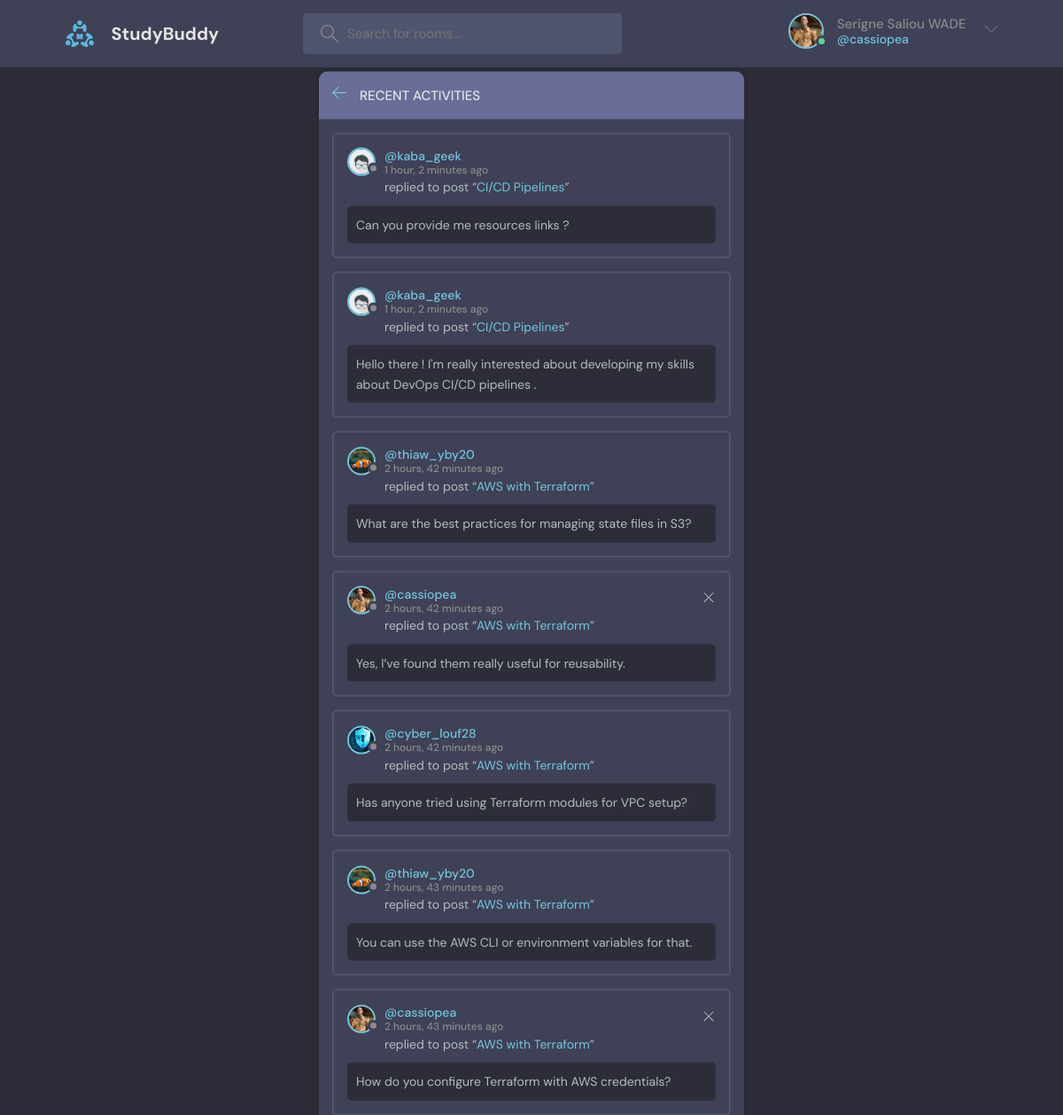
Screenshot of /activities (signed in) with the database file from the repository.
### base/models.py (models this page shows, shortened)
class User ( AbstractUser ) :
    name = models.CharField ( max_length = 200 , null = True, blank = True )
    email = models.EmailField ( unique = True , null = True , blank = False )
    bio = models.TextField ( blank = True , null = True )
    avatar = models.ImageField ( null = True , blank = True , default = "avatar.svg" )
    USERNAME_FIELD = "email"
    REQUIRED_FIELDS = [ ]

class Message ( models.Model ) :
    sender = models.ForeignKey ( User , on_delete = models.CASCADE )
    room = models.ForeignKey ( Room , on_delete = models.CASCADE )
    body = models.TextField ( )
    created = models.DateTimeField ( auto_now_add = True )
    updated = models.DateTimeField ( auto_now = True )
    class Meta :
        ordering = [ "-updated" , "-created" ]

class Room ( models.Model ) :
    host = models.ForeignKey ( User , on_delete = models.SET_NULL , null = True )
    participants = models.ManyToManyField ( User , related_name = "participants" , blank = True )
    topic = models.ForeignKey ( Topic , on_delete = models.SET_NULL , null = True )
    name = models.CharField ( max_length = 75 )
    description = models.TextField ( null = True , blank = True )
    created = models.DateTimeField ( auto_now_add = True )
    updated = models.DateTimeField ( auto_now = True )
    class Meta :
        ordering = [ '-updated' , '-created']

### base/views.py (the view)
def activities ( request ) :
    rooms_messages = Message.objects.all ()
    context = { "rooms_messages" : rooms_messages }
    return render ( request , 'base/activity.html' , context )

### base/templates/base/activity.html
{% extends 'main.html' %}
{% block body %}
    <main class="layout">
      <div class="container">
        <div class="layout__box">
          <div class="layout__boxHeader">
            <div class="layout__boxTitle">
              <a href="index.html">
                <svg version="1.1" xmlns="http://www.w3.org/2000/svg" width="32" height="32" viewBox="0 0 32 32">
                  <title>arrow-left</title>
                  <path
                    d="M13.723 2.286l-13.723 13.714 13.719 13.714 1.616-1.611-10.96-10.96h27.625v-2.286h-27.625l10.965-10.965-1.616-1.607z"
                  ></path>
                </svg>
              </a>
              <h3>Recent Activities</h3>
            </div>
          </div>
          {% for rooms_message in rooms_messages %}
        <div class="activities__box">
            <div class="activities__boxHeader roomListRoom__header">
            <a href="{% url 'user_profile' rooms_message.sender.id %}" class="roomListRoom__author">
                <div class="avatar avatar--small">
                <img src="{{ rooms_message.sender.avatar.url }}" />
                </div>
                <p>
                @{{ rooms_message.sender.username }}
                <span>{{ rooms_message.created | timesince }} ago</span>
                </p>
            </a>
            {% if request.user == rooms_message.sender %}
            <div class="roomListRoom__actions">
                <a href="{% url 'delete_message' rooms_message.id %}">
                <svg version="1.1" xmlns="http://www.w3.org/2000/svg" width="32" height="32" viewBox="0 0 32 32">
                    <title>remove</title>
                    <path
                    d="M27.314 6.019l-1.333-1.333-9.98 9.981-9.981-9.981-1.333 1.333 9.981 9.981-9.981 9.98 1.333 1.333 9.981-9.98 9.98 9.98 1.333-1.333-9.98-9.98 9.98-9.981z"
                    ></path>
                </svg>
                </a>
            </div>
            {% endif %}
            </div>
            <div class="activities__boxContent">
            <p>replied to post “<a href="{% url 'room' rooms_message.room.id %}">{{ rooms_message.room.name }}</a>”</p>
            <div class="activities__boxRoomContent">
                {{ rooms_message.body }}
            </div>
            </div>
        </div>
      {% endfor %}
        </div>
      </div>
    </main>
{% endblock body %}

### templates/navbar.html (shortened to what this page needs)
{% load static %}
<header class="header header--loggedIn">
    <div class="container">
    <a href="{% url 'home' %}" class="header__logo">
        <img src="{% static 'images/logo.svg' %}" />
        <h1>StudyBuddy</h1>
    </a>
    <form class="header__search" method="GET" action="{% url 'home' %}">
        <label>
        <input
            type="text"
            name="query"
            placeholder="Search for rooms..."
        />
        </label>
    </form>
    <nav class="header__menu">
        {% if request.user.is_authenticated %}
            <div class="header__user">
                <a href="{% url 'user_profile' request.user.id %}">
                    <div class="avatar avatar--medium active">
                        <img src="{{ request.user.avatar.url }}" />
                    </div>
                    <p> {{ request.user.name }} <span>@{{ request.user.username }}</span></p>
                </a>
                <button class="dropdown-button">
                    <svg version="1.1" xmlns="http://www.w3.org/2000/svg" width="32" height="32" viewBox="0 0 32 32">
                    <title>chevron-down</title>
                    <path d="M16 21l-13-13h-3l16 16 16-16h-3l-13 13z"></path>
                    </svg>
                </button>
            </div>
        {% else %}
            <a href="{% url 'login' %}">
                <img src="{% static 'images/avatar.svg' %}" />
                <p>Login</p>
            </a>
        {% endif %}
    </nav>
    </div>
</header>

### rows the page displays
User: user.avatar (picture), user.name "Serigne Saliou WADE", user.username "cassiopea"
Message: sender.avatar (picture), sender.username "kaba_geek", created "1 hour, 2 minutes", room.name "CI/CD Pipelines", body "Can you provide me resources links ?"
Message: sender.avatar (picture), sender.username "kaba_geek", created "1 hour, 2 minutes", room.name "CI/CD Pipelines", body "Hello there ! I'm really interested about developing my skills about DevOps CI/CD pipelines ."
Message: sender.avatar (picture), sender.username "thiaw_yby20", created "2 hours, 42 minutes", room.name "AWS with Terraform", body "What are the best practices for managing state files in S3?"
Message: sender.avatar (picture), sender.username "cassiopea", created "2 hours, 42 minutes", room.name "AWS with Terraform", body "Yes, I’ve found them really useful for reusability."
Message: sender.avatar (picture), sender.username "cyber_louf28", created "2 hours, 42 minutes", room.name "AWS with Terraform", body "Has anyone tried using Terraform modules for VPC setup?"
Message: sender.avatar (picture), sender.username "thiaw_yby20", created "2 hours, 43 minutes", room.name "AWS with Terraform", body "You can use the AWS CLI or environment variables for that."
Message: sender.avatar (picture), sender.username "cassiopea", created "2 hours, 43 minutes", room.name "AWS with Terraform", body "How do you configure Terraform with AWS credentials?"
